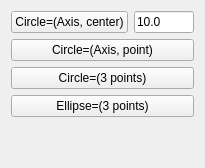
             <widget class="QWidget" name="tab_4">
              <attribute name="icon">
               <iconset>
                <normaloff>../Icons/WF_circle.svg</normaloff>../Icons/WF_circle.svg</iconset>
              </attribute>
              <attribute name="title">
               <string>Circle</string>
              </attribute>
              <layout class="QGridLayout" name="gridLayout_5">
               <item row="2" column="0">
                <widget class="QPushButton" name="button_3points_circle">
                 <property name="toolTip">
                  <string>Select 3 Points  to create a Circle.</string>
                 </property>
                 <property name="text">
                  <string>Circle=(3 points)</string>
                 </property>
                 <property name="icon">
                  <iconset>
                   <normaloff>../Icons/WF_3pointsCircle.svg</normaloff>../Icons/WF_3pointsCircle.svg</iconset>
                 </property>
                 <property name="iconSize">
                  <size>
                   <width>32</width>
                   <height>32</height>
                  </size>
                 </property>
                </widget>
               </item>
               <item row="3" column="0">
                <widget class="QPushButton" name="button_3points_ellipse">
                 <property name="toolTip">
                  <string>Select a center and 2 Points to create an Ellipse.</string>
                 </property>
                 <property name="text">
                  <string>Ellipse=(3 points)</string>
                 </property>
                 <property name="icon">
                  <iconset>
                   <normaloff>../Icons/WF_3pointsEllipse.svg</normaloff>../Icons/WF_3pointsEllipse.svg</iconset>
                 </property>
                 <property name="iconSize">
                  <size>
                   <width>32</width>
                   <height>32</height>
                  </size>
                 </property>
                </widget>
               </item>
               <item row="1" column="0">
                <widget class="QPushButton" name="button_linepoint_circle">
                 <property name="toolTip">
                  <string>Select an Axis and a Point  to create a Circle
centered on the Axis and tangenting the Point.</string>
                 </property>
                 <property name="text">
                  <string>Circle=(Axis, point)</string>
                 </property>
                 <property name="icon">
                  <iconset>
                   <normaloff>../Icons/WF_linePointCircle.svg</normaloff>../Icons/WF_linePointCircle.svg</iconset>
                 </property>
                 <property name="iconSize">
                  <size>
                   <width>32</width>
                   <height>32</height>
                  </size>
                 </property>
                </widget>
               </item>
               <item row="0" column="0">
                <layout class="QHBoxLayout" name="horizontalLayout_11">
                 <item>
                  <widget class="QPushButton" name="button_linecenter_circle">
                   <property name="toolTip">
                    <string>Select an Axis and a Point to create a Circle
centered on the Point, perpendicular to the Axis 
with the given radius.</string>
                   </property>
                   <property name="text">
                    <string>Circle=(Axis, center)</string>
                   </property>
                   <property name="icon">
                    <iconset>
                     <normaloff>../Icons/WF_lineCenterCircle.svg</normaloff>../Icons/WF_lineCenterCircle.svg</iconset>
                   </property>
                   <property name="iconSize">
                    <size>
                     <width>32</width>
                     <height>32</height>
                    </size>
                   </property>
                  </widget>
                 </item>
                 <item>
                  <widget class="QLineEdit" name="radius_circle">
                   <property name="minimumSize">
                    <size>
                     <width>40</width>
                     <height>0</height>
                    </size>
                   </property>
                   <property name="maximumSize">
                    <size>
                     <width>60</width>
                     <height>16777215</height>
                    </size>
                   </property>
                   <property name="toolTip">
                    <string>Radius of the Circle.</string>
                   </property>
                   <property name="text">
                    <string>10.0</string>
                   </property>
                  </widget>
                 </item>
                </layout>
               </item>
               <item row="4" column="0">
                <spacer name="verticalSpacer_10">
                 <property name="orientation">
                  <enum>Qt::Vertical</enum>
                 </property>
                 <property name="sizeHint" stdset="0">
                  <size>
                   <width>20</width>
                   <height>40</height>
                  </size>
                 </property>
                </spacer>
               </item>
              </layout>
             </widget>
